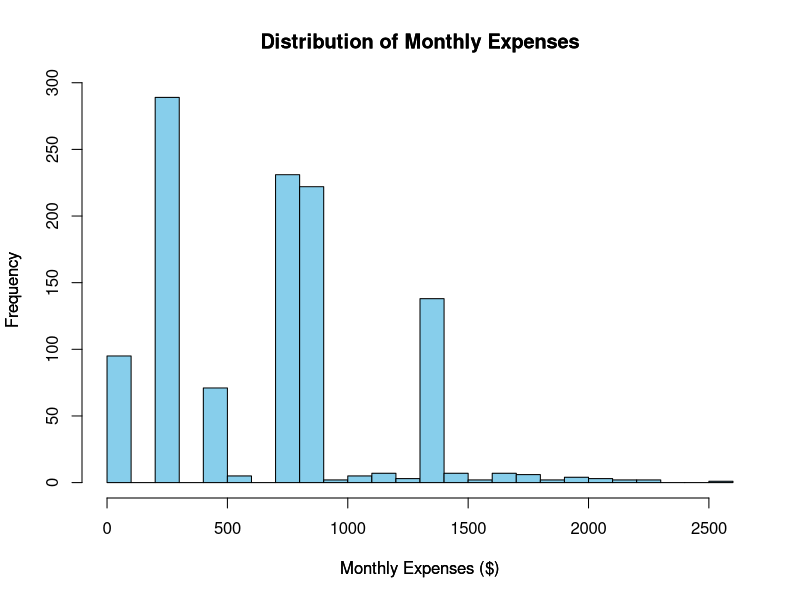
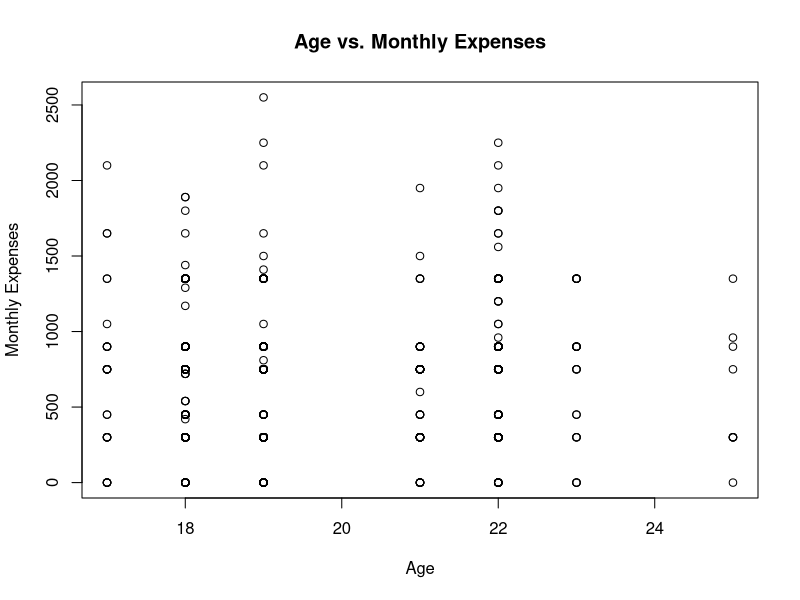
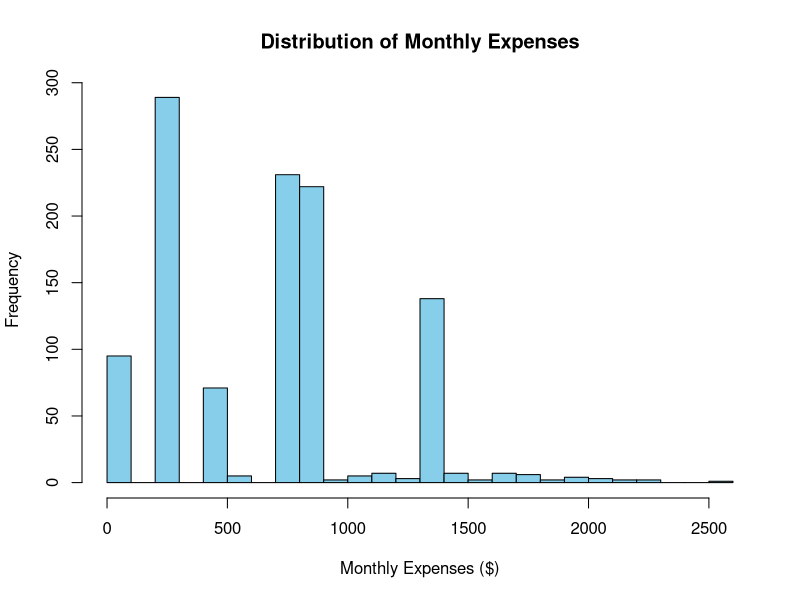
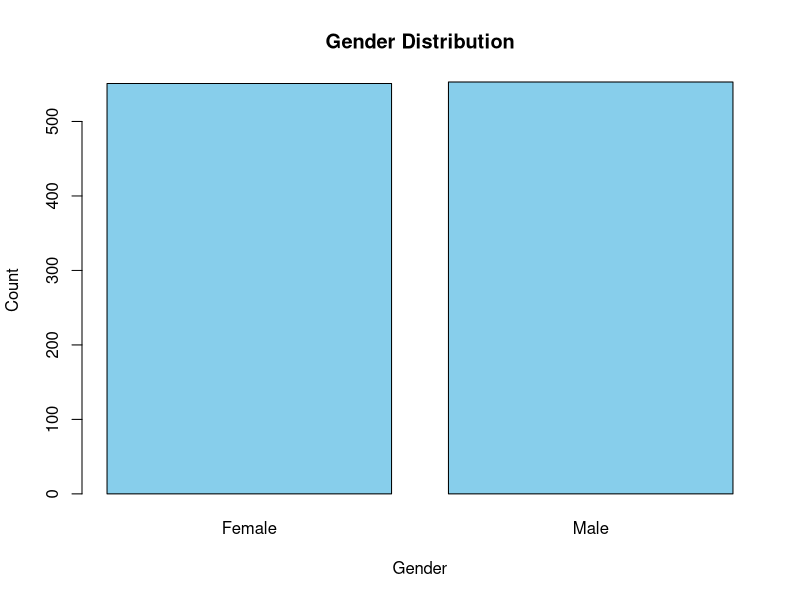
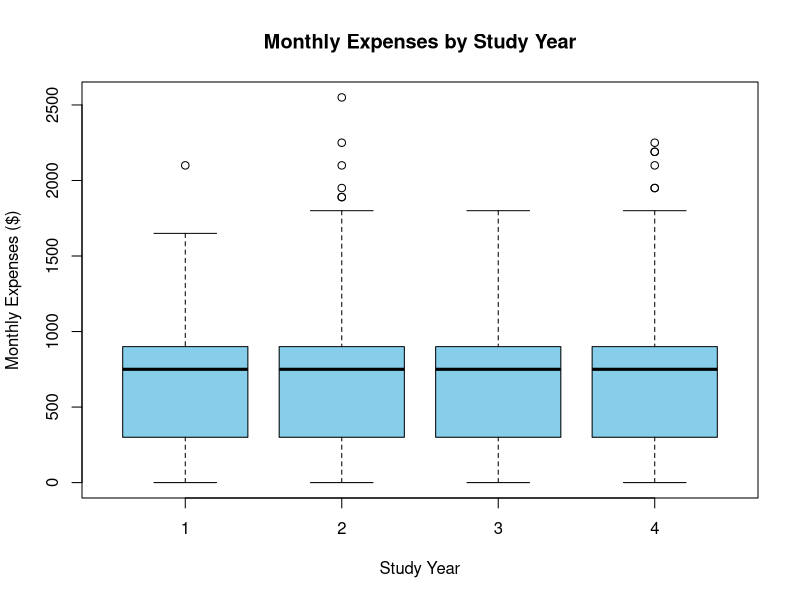
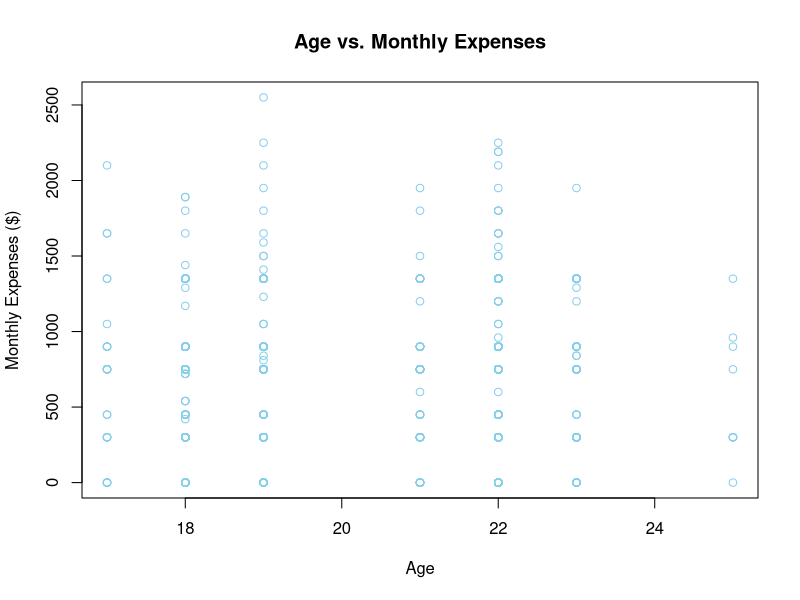
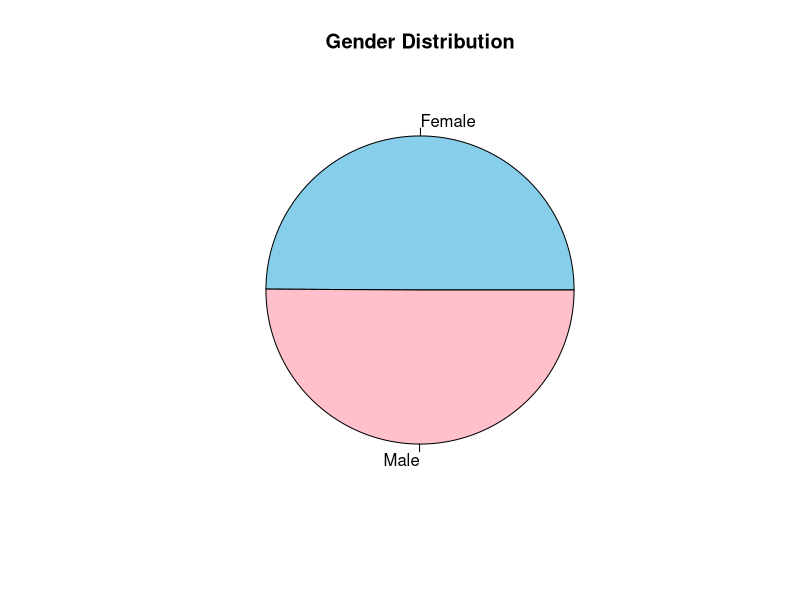
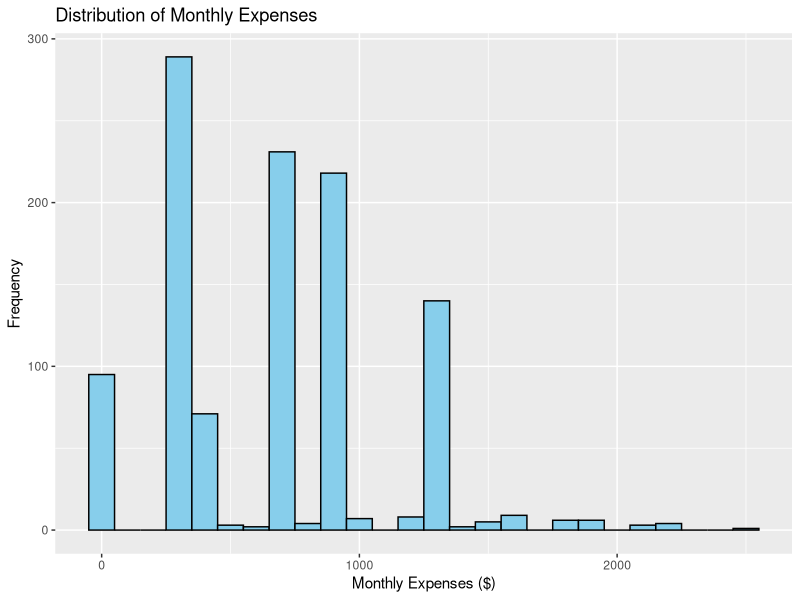

The R source for these figures, in order:
## ---- chunk 1
#install.packages("readxl")
## ---- chunk 2
# Load the readxl package
library(readxl)

# Load data from the Excel file into a data frame
university_students_data <- read_excel("university_students_data.xlsx")

# Clean the Monthly_expenses_$ column: convert to numeric and remove missing/NA values
university_students_data$Monthly_expenses <- as.numeric(university_students_data$Monthly_expenses)

# Remove rows with missing or NA values in Monthly_expenses_$
university_students_data <- university_students_data[!is.na(university_students_data$Monthly_expenses), ]

# Create a histogram to visualize the distribution of Monthly_expenses_$
hist(university_students_data$Monthly_expenses, 
     main = "Distribution of Monthly Expenses",
     xlab = "Monthly Expenses ($)",
     ylab = "Frequency",
     col = "skyblue",  # Change the color if desired
     border = "black",  # Border color of the bars
     breaks = 20  # Number of bins in the histogram
)

# Add a title and labels to the histogram
title(main = "Distribution of Monthly Expenses",
      xlab = "Monthly Expenses ($)",
      ylab = "Frequency")
## ---- chunk 3
# Display the first few rows of the dataset
head(university_students_data)

# Check for missing values in the entire dataset
missing_values <- sum(is.na(university_students_data))

# Handle missing values (assuming you want to remove rows with missing values)
university_students_data <- na.omit(university_students_data)

# Explore summary statistics of key variables
summary(university_students_data$Monthly_expenses)  # Summary statistics of monthly expenses

# Summary statistics of demographic information
summary(university_students_data$Age)
summary(university_students_data$Gender)
summary(university_students_data$Study_year)
# ... and other demographic variables

# Summary statistics of spending categories
summary(university_students_data$Games_and_Hobbies)
summary(university_students_data$Cosmetics_and_Selfcare)
# ... and other spending categories

# Explore relationships between variables (for example, Age vs. Monthly_expenses)
plot(university_students_data$Age, university_students_data$Monthly_expenses,
     xlab = "Age", ylab = "Monthly Expenses", main = "Age vs. Monthly Expenses")

# Save the cleaned data for further analysis
write.csv(university_students_data, "cleaned_university_data.csv", row.names = FALSE)

## ---- chunk 4
# Load necessary packages
library(readxl)
library(dplyr)

# Load data from the Excel file into a data frame
university_students_data <- read_excel("university_students_data.xlsx")

# Histogram for Monthly Expenses
hist(university_students_data$Monthly_expenses, 
     main = "Distribution of Monthly Expenses",
     xlab = "Monthly Expenses ($)",
     ylab = "Frequency",
     col = "skyblue",  
     border = "black",  
     breaks = 20)

# Bar plot for Gender
barplot(table(university_students_data$Gender),
        main = "Gender Distribution",
        xlab = "Gender",
        ylab = "Count",
        col = "skyblue")

# Box plot for Monthly Expenses by Study Year
boxplot(Monthly_expenses ~ Study_year, data = university_students_data,
        main = "Monthly Expenses by Study Year",
        xlab = "Study Year",
        ylab = "Monthly Expenses ($)",
        col = "skyblue")

# Scatter plot for Age vs. Monthly Expenses
plot(university_students_data$Age, university_students_data$Monthly_expenses,
     xlab = "Age",
     ylab = "Monthly Expenses ($)",
     main = "Age vs. Monthly Expenses",
     col = "skyblue")

# Pie chart for Gender Distribution
gender_counts <- table(university_students_data$Gender)
pie(gender_counts, labels = names(gender_counts),
    main = "Gender Distribution",
    col = c("skyblue", "pink"))

# Compute the correlation matrix
correlation_matrix <- cor(select(university_students_data, c("Age", "Monthly_expenses")))


## ---- chunk 5
cleaned_data <- na.omit(university_students_data)
# Check for missing values in the entire dataframe
any_missing <- any(is.na(university_students_data$Monthly_expenses) | university_students_data$Monthly_expenses == 0)

# Print the result
if (any_missing) {
  print("There are missing values in the dataset.")
} else {
  print("There are no missing values in the dataset.")
}

## ---- chunk 6
# Count the number of zero values in the Monthly_expenses column
zero_count <- sum(university_students_data$Monthly_expenses == 0)

# Print the result
cat("Number of zero values in Monthly_expenses:", zero_count, "\n")

## ---- chunk 7
# Calculate the mean of non-zero values in Monthly_expenses
non_zero_mean <- mean(university_students_data$Monthly_expenses[university_students_data$Monthly_expenses > 0], na.rm = TRUE)

# Replace zero values with the calculated mean
university_students_data$Monthly_expenses[university_students_data$Monthly_expenses == 0] <- non_zero_mean

## ---- chunk 8
# Load required libraries
library(caret)

# Load data from the Excel file into a data frame
university_students_data <- read_excel("university_students_data.xlsx")

# Handling Missing Values
missing_values <- colSums(is.na(university_students_data))
threshold <- 0.5
university_students_data <- university_students_data[, missing_values / nrow(university_students_data) < threshold]

# Handling Zero Values in Monthly Expenses
non_zero_mean <- mean(university_students_data$Monthly_expenses[university_students_data$Monthly_expenses > 0], na.rm = TRUE)
university_students_data$Monthly_expenses[university_students_data$Monthly_expenses == 0] <- non_zero_mean


# Feature Scaling
university_students_data$Age <- scale(university_students_data$Age)
university_students_data$Monthly_expenses <- scale(university_students_data$Monthly_expenses)

# Handling Outliers using IQR
Q1 <- quantile(university_students_data$Age, 0.25)
Q3 <- quantile(university_students_data$Age, 0.75)
IQR <- Q3 - Q1
lower_bound <- Q1 - 1.5 * IQR
upper_bound <- Q3 + 1.5 * IQR
university_students_data <- university_students_data[university_students_data$Age >= lower_bound & university_students_data$Age <= upper_bound, ]

# Handling Imbalanced Data (if needed)
# For balancing classes, you can use techniques like undersampling or oversampling.

# Data Splitting
set.seed(123)  # for reproducibility
train_index <- sample(1:nrow(university_students_data), 0.8 * nrow(university_students_data))
train_data <- university_students_data[train_index, ]
test_data <- university_students_data[-train_index, ]
## ---- chunk 9
# Load required libraries
library(readxl)
library(ggplot2)
library(corrplot)

# Load data from the Excel file into a data frame
university_students_data <- read_excel("university_students_data.xlsx")

# Exploratory Data Analysis (EDA)

# Check the structure of the dataset
str(university_students_data)

# Summary statistics
summary(university_students_data)

# Histogram for Monthly Expenses
ggplot(university_students_data, aes(x = Monthly_expenses)) +
  geom_histogram(binwidth = 100, fill = "skyblue", color = "black") +
  labs(title = "Distribution of Monthly Expenses",
       x = "Monthly Expenses ($)",
       y = "Frequency")

# Box plot for Monthly Expenses by Gender
ggplot(university_students_data, aes(x = Gender, y = Monthly_expenses)) +
  geom_boxplot(fill = "skyblue", color = "black") +
  labs(title = "Monthly Expenses by Gender",
       x = "Gender",
       y = "Monthly Expenses ($)")

# Correlation plot
correlation_matrix <- cor(university_students_data[, c("Age", "Study_year", "Monthly_expenses")])
corrplot(correlation_matrix, method = "color", tl.col = "black", tl.srt = 45)

# Pair plot for selected variables
selected_vars <- c("Age", "Study_year", "Monthly_expenses")
pairs(university_students_data[selected_vars], pch = 16, col = "skyblue")

# Insights:
# - Monthly expenses are positively correlated with age and study year.
# - Gender seems to have an impact on monthly expenses, with males generally spending more than females.
# - Further analysis is needed to explore relationships with other variables such as part-time job, living arrangements, and location.

## ---- chunk 10


## ---- chunk 11

## ---- chunk 12

## ---- chunk 13

## ---- chunk 14

## ---- chunk 15

## ---- chunk 16

